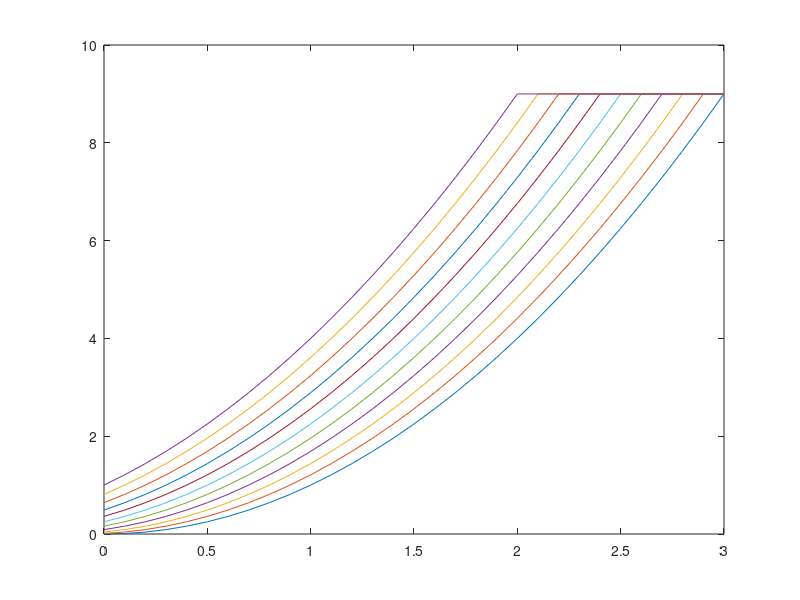

Source code (MATLAB):

% an iteration of y = x^2
% dy/dt = y'
% ynext = y + y'*dt

clear all;
close all;

x = 0:0.1:3;
y = x.^2;

figure
plot(x,y)

numIter = 10
dt = 0.1
for k=1:numIter
    yplusone = x;
    yplusone(1:30) = y(2:31);
    yplusone(31) = y(31);
    derivative = (yplusone - y)/0.1;

    y = y + derivative * dt;
    pause(.1);
    hold on;
    plot(x,y)
    hold off;
end;
